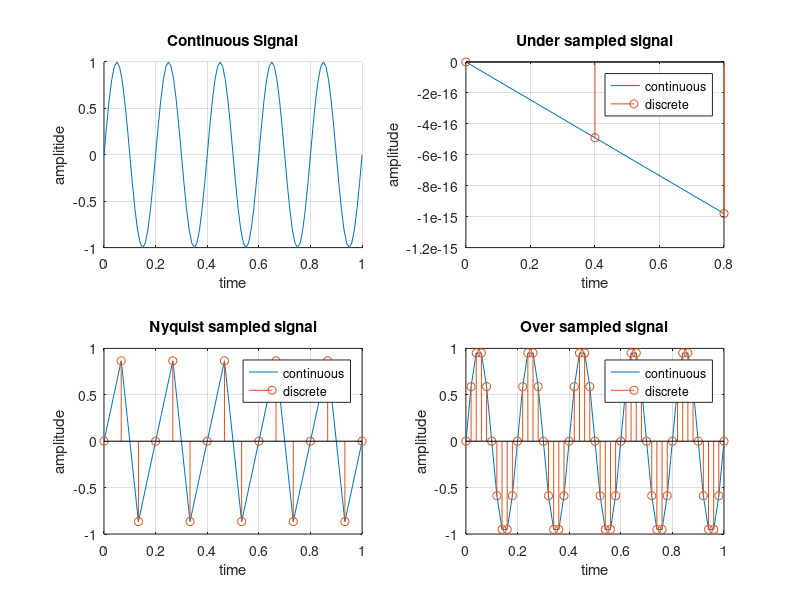

The MATLAB script that drew this image:
clc;
clear all;
close all;
f=input("Enter frequency of sine wave in Hz:");
t1= 0:0.01:1;
y1=sin(2*pi*f*t1);
subplot(2,2,1);
hold on;
plot(t1,y1);
xlabel('time');
ylabel('amplitide');
title('Continuous Signal');
grid on;
hold off;

% undersampling
fs1=0.5*f;
t2=0:1/fs1:1;
y2=sin(2*pi*f*t2);
subplot(2,2,2);
plot(t2,y2);
hold on;
stem(t2,y2);
legend('continuous','discrete');
grid on;
xlabel('time');
ylabel('amplitude');
title('Under sampled signal');
hold off;

% Nyquist sampling
fs2=3*f;
t3=0:1/fs2:1;
y3=sin(2*pi*f*t3);
subplot(2,2,3);
plot(t3,y3);
hold on;
stem(t3,y3);
legend('continuous','discrete');
grid on;
xlabel('time');
ylabel('amplitude');
title('Nyquist sampled signal');
hold off;

% over sampling
fs3=10*f;
t4=0:1/fs3:1;
y4=sin(2*pi*f*t4);
subplot(2,2,4);
plot(t4,y4);
hold on;
stem(t4,y4);
legend('continuous','discrete');
grid on;
xlabel('time');
ylabel('amplitude');
title('Over sampled signal');
hold off;
